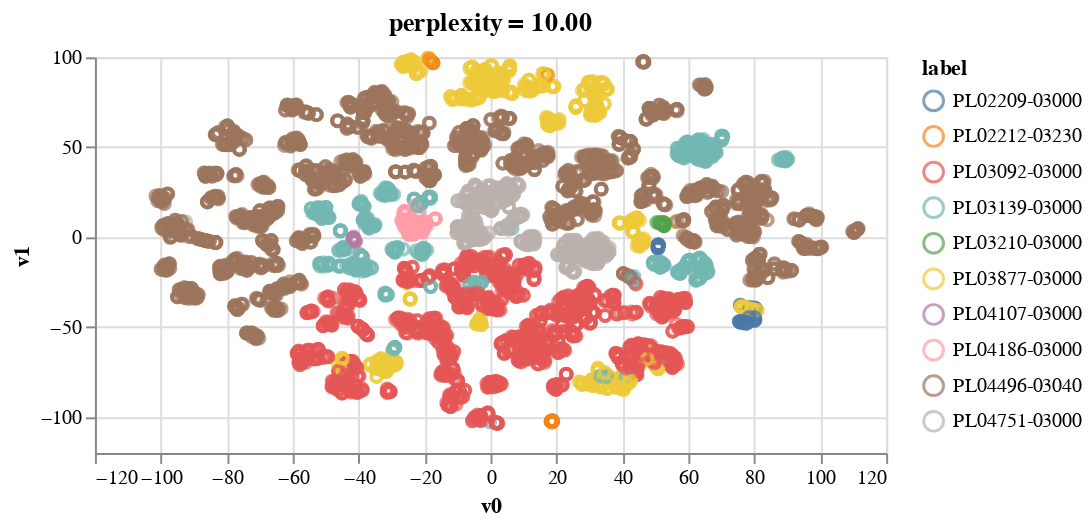

Notebook source saved alongside this figure:
### Code cell
plots[0]    #alt.vconcat(plots[0],plots[1],plots[2],plots[3])

### Figure 1 — Vega-Lite specification as saved in the notebook (floating-point values rounded to 4 significant figures; data arrays with more than 128 entries replaced by an {"elided": "..."} marker saying what was removed)
{"$schema": "https://vega.github.io/schema/vega-lite/v3.3.0.json", "config": {"mark": {"tooltip": null}, "view": {"height": 300, "width": 400}}, "data": {"name": "data-bf8d95f4dcdaffbc0ec167cb1ecb906e"}, "datasets": {"data-bf8d95f4dcdaffbc0ec167cb1ecb906e": {"elided": "5000 records"}}, "encoding": {"color": {"field": "label", "type": "nominal"}, "x": {"field": "v0", "type": "quantitative"}, "y": {"field": "v1", "type": "quantitative"}}, "height": 200, "mark": "point", "title": "perplexity = 10.00", "width": 400}
